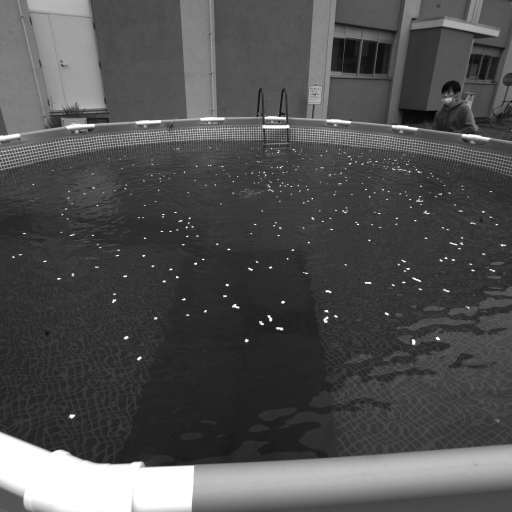
#> input picture 20221027/cbi_10_1/cbi_10Lmin_1_C001H001S0001005000.bmp, 1024 x 1024 px (shown at 1/2 size)
$ jupyter execute --allow-errors hoge.ipynb
#> lines starting #> are read from the running program, lines starting #| are printed output that depends on the picture; after the words box and inside, x2 and y2 are one past the last pixel; in counts of white or black regions, pixels touching at a corner belong together
[cell 1]
from collections import deque

import cv2
import numpy as np
from matplotlib import pyplot as plt
from tqdm import tqdm

[cell 2]
DIR = "D:\\pool\\20221027_wada\\cbi_10Lmin_1_C001H001S0001\\"

[cell 3]
img_0 = cv2.imread("cbi_10_1/cbi_10Lmin_1_C001H001S0001005000.bmp", 1)
#> img_0 is the input picture: shape (1024, 1024, 3); min 4, max 255, mean 79.9

[cell 4]
hoge_img = cv2.imread("hoge.bmp", 1)
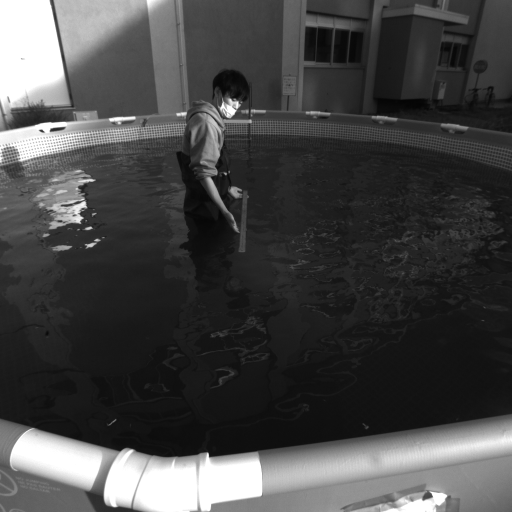
#> input picture 20221028/hoge.bmp, 1024 x 1024 px, found by its file name (shown at 1/2 size)
#> hoge_img is the input picture: shape (1024, 1024, 3); min 4, max 255, mean 69.7

[cell 5]
_, ax = plt.subplots(figsize=(20, 20))
ax.imshow(img_0, cmap='gray')

[cell 6]
p_original = np.float32([[380, 391], [598, 391], [322, 457], [668, 457]])
p_trans = np.float32([[380, 391], [598, 391], [380, 580], [598, 580]])

[cell 7]
M = cv2.getPerspectiveTransform(p_original, p_trans)

[cell 8]
img_0_trans = cv2.warpPerspective(img_0, M, (1000, 1000))
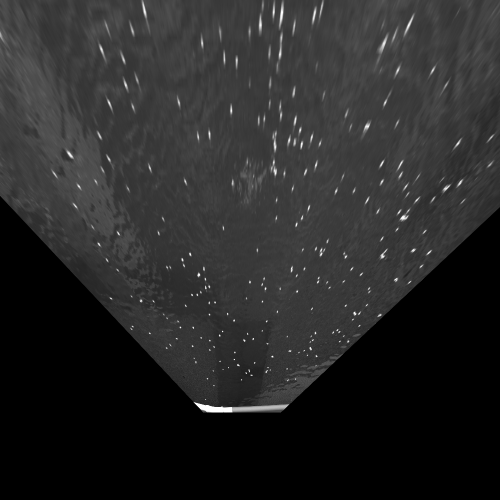
#> img_0_trans: shape (1000, 1000, 3) (shown at 1/2 size); min 0, max 255, mean 40.2
hoge_img_trans = cv2.warpPerspective(hoge_img, M, (1000, 1000))
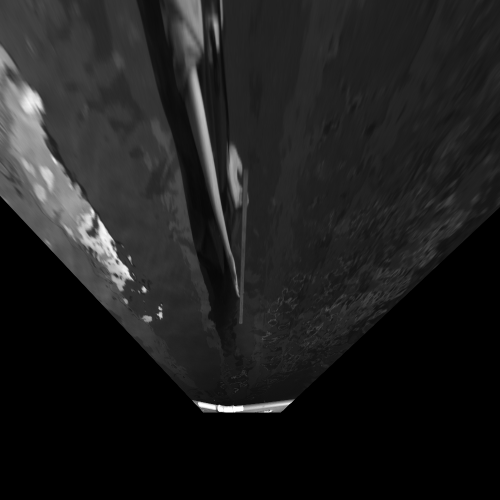
#> hoge_img_trans: shape (1000, 1000, 3) (shown at 1/2 size); min 0, max 255, mean 30.8

[cell 9]
_, ax = plt.subplots(figsize=(20, 20))
ax.imshow(hoge_img_trans, cmap='gray')

[cell 10]
img_0_trans[800:, :, 0] = 100
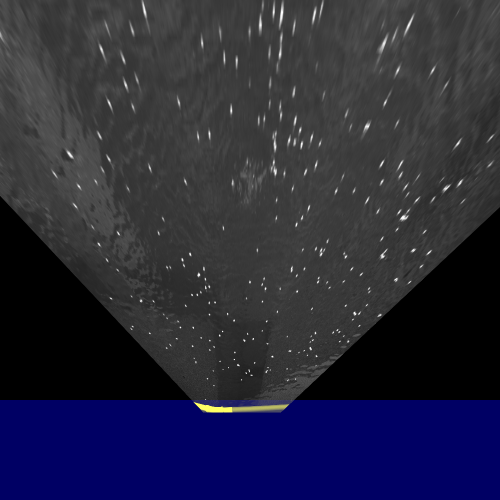
#> img_0_trans: shape (1000, 1000, 3) (shown at 1/2 size); 20% of pixels changed, all inside (x1, y1, x2, y2) = (0, 800, 1000, 1000)
img_0_trans[:300, :, 1] = 100
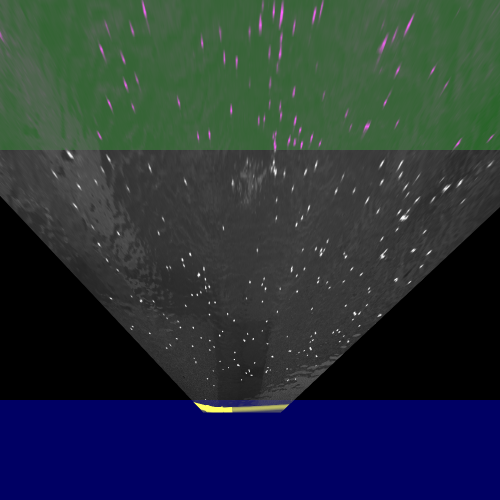
#> img_0_trans: shape (1000, 1000, 3) (shown at 1/2 size); mean B, G, R 59.7, 50.6, 40.2
_, ax = plt.subplots(figsize=(20, 20))
ax.imshow(img_0_trans, cmap='gray')

[cell 11]
_, img_0_trans_th_120 = cv2.threshold(img_0_trans[300:800, :], 160, 255, cv2.THRESH_BINARY)
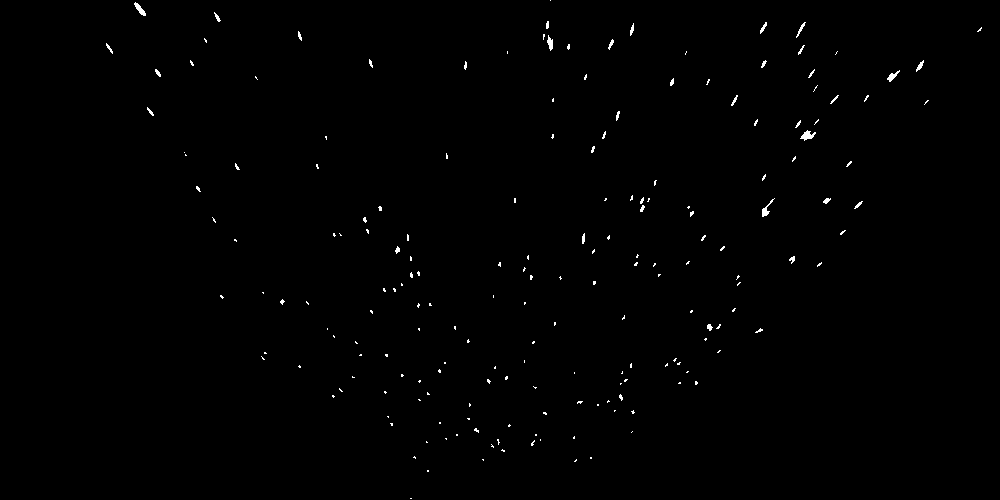
#> img_0_trans_th_120: shape (500, 1000, 3); 0.47% white in thin lines or dots, all inside (x1, y1, x2, y2) = (106, 0, 982, 499)

[cell 12]
_, ax = plt.subplots(figsize=(20, 10))
ax.imshow(img_0_trans_th_120, cmap='gray')

[cell 13]
img_0_trans_th_120 = np.where(img_0_trans_th_120 == (255, 255, 255), (128, 128, 128), (0, 0, 0)).astype(np.uint8)

[cell 14]
retval, labels, stats, centroids = cv2.connectedComponentsWithStats(cv2.cvtColor(img_0_trans_th_120, cv2.COLOR_RGB2GRAY))
#> labels: shape (500, 1000) int32; 192 distinct labels, from 0 to 191
#> retval = 192; stats = 192 rows, first 6: [0, 0, 1000, 500, 497674], [550, 0, 1, 1, 1], [134, 2, 12, 14, 70], [214, 12, 7, 10, 28], [546, 21, 3, 8, 21], [630, 23, 4, 13, 30]; centroids = 192 pairs, first value 109 to 979.3, second value 0 to 498

[cell 15]
for i, j in centroids[1:]:
    img_0_trans_th_120[int(j), int(i), 2] = 255
#> this loop made 191 passes
#> (i, j) on passes 1 to 3: (550, 0), (139.5, 8.9), (216.9, 17.04)
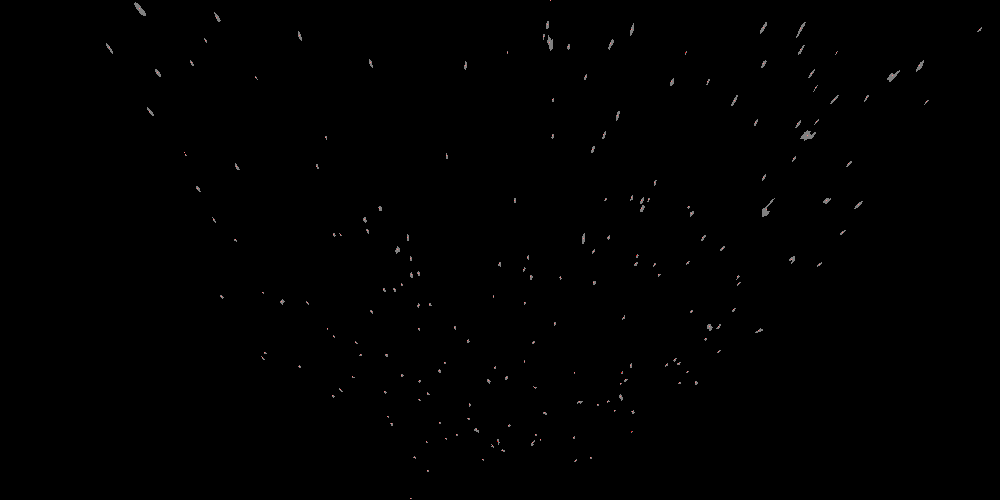
#> img_0_trans_th_120: shape (500, 1000, 3); mean B, G, R 0.6, 0.6, 0.6

[cell 16]
_, ax = plt.subplots(figsize=(20, 10))
ax.imshow(img_0_trans_th_120, cmap='gray')

[cell 17]
# [6 lines left out: function preprocessing_2, not called in this run]

[cell 18]
# [4 lines of commented-out code are left out]

[cell 19]
class Vector2D(object):
    # [4 lines left out: function __init__, not called in this run]


class Gap(object):
    # [4 lines left out: function __init__, not called in this run]


class TP(object):
    # [102 lines left out: functions __init__, calc_gap, ptv2t, not called in this run]

[cell 20]
data_list = deque([None, None, None])

#> (the rest of this cell did not finish here and is left out)

[cell 21]
fig, ax = plt.subplots(figsize=(20, 10))
#> (the rest of this cell did not finish here and is left out)

[cell 22]
rr = np.zeros((1, 4))

#> (a cell that did not finish here is left out)

[cell 24]
fig, ax = plt.subplots(figsize=(20, 12))
plt.xlim(0, 1024)
plt.ylim(0, 600)
ax.quiver(rr[:, 0], 500-rr[:, 1], rr[:, 2], -rr[:, 3])
plt.show()
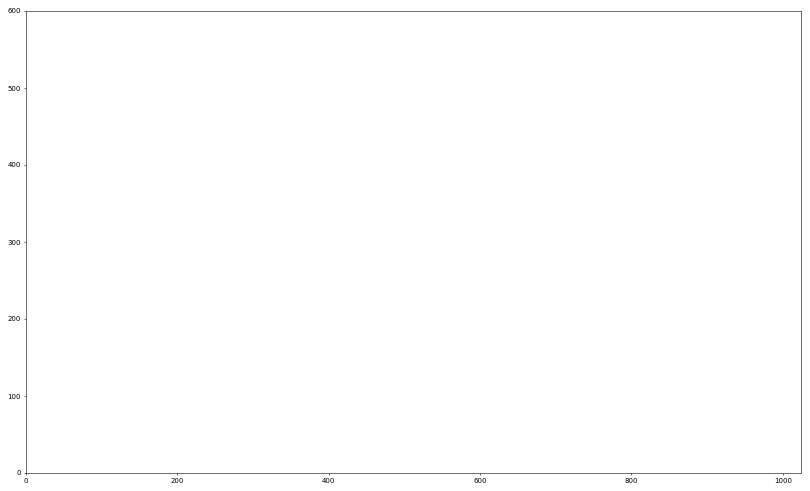
#> figure drawn by matplotlib, 1 panel

[cell 25]
fig, ax = plt.subplots(figsize=(20, 12))
plt.xlim(0, 1024)
plt.ylim(0, 600)
c = ax.quiver(rr[:, 0], 500-rr[:, 1], rr[:, 2], -rr[:, 3], np.sqrt(rr[:, 2]**2 + rr[:, 3]**2), cmap="jet")
fig.colorbar(c)
plt.show()
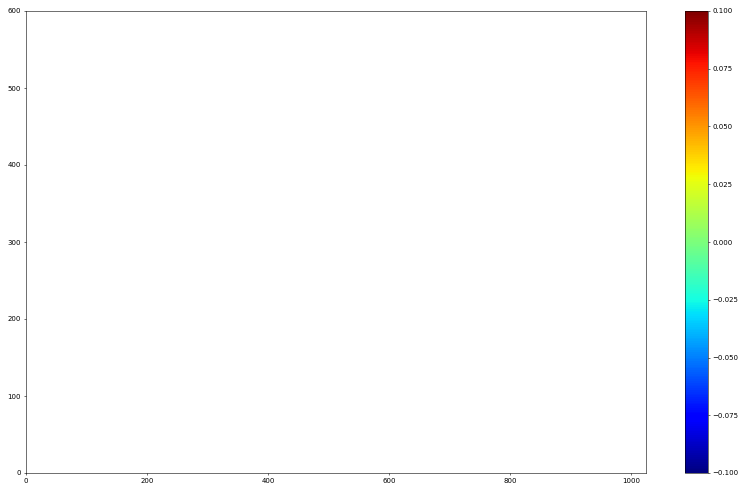
#> figure drawn by matplotlib, 2 panels
